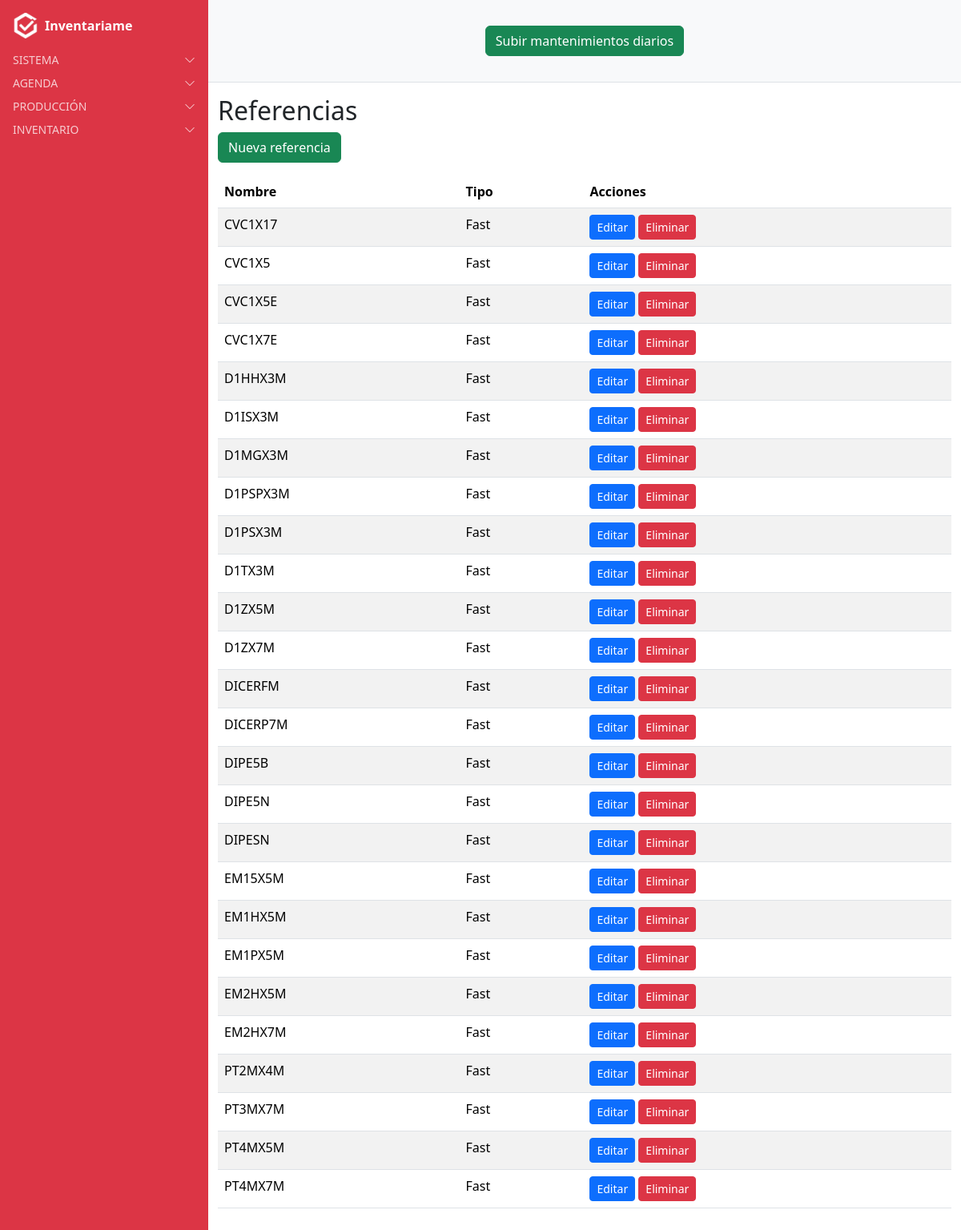
The app's page /referencias/referencias/ (signed in) with its own data.
### referencias/models.py (models this page shows, shortened)
class Referencia(models.Model):
    nombre = models.CharField(max_length=150)
    tipo = models.ForeignKey(Tipo, on_delete=models.CASCADE, related_name="referencias")
    class Meta:
        verbose_name = "Referencia"
        verbose_name_plural = "Referencias"
        ordering = ["nombre"]

class Tipo(models.Model):
    nombre = models.CharField(max_length=50)
    class Meta:
        verbose_name = "Tipo"
        verbose_name_plural = "Tipos"

### referencias/views.py (the view)
# urls.py: path("referencias/", views.referencia_list, name="referencia_list"),
@login_required
def referencia_list(request):
    referencias = Referencia.objects.select_related("tipo").all()
    return render(request, "referencias/referencia_list.html", {"referencias": referencias})

### users/context_processors.py (called while the page is built)
def alertas_processor(request):
    if not request.user.is_authenticated:
        return {}
    ahora = timezone.now()
    proximas_con_recordatorio = Cita.objects.filter(
        usuario=request.user, recordatorio=True,
        fecha__gte=ahora, fecha__lte=ahora + timedelta(days=1)
    )
    if proximas_con_recordatorio.exists():
        return {"alertas": f"Tienes {proximas_con_recordatorio.count()} cita(s) con recordatorio en 24h"}
    return {}

### referencias/templates/referencias/referencia_list.html
{% extends "base.html" %}
{% block content_authenticated %}
<h2>Referencias</h2>
<a href="{% url 'referencia_nuevo' %}" class="btn btn-success mb-3">Nueva referencia</a>
<table class="table table-striped">
  <thead>
    <tr>
      <th>Nombre</th>
      <th>Tipo</th>
      <th>Acciones</th>
    </tr>
  </thead>
  <tbody>
    {% for ref in referencias %}
    <tr>
      <td>{{ ref.nombre }}</td>
      <td>{{ ref.tipo.nombre }}</td>
      <td>
        <a href="{% url 'referencia_editar' ref.pk %}" class="btn btn-primary btn-sm">Editar</a>
        <a href="{% url 'referencia_eliminar' ref.pk %}" class="btn btn-danger btn-sm">Eliminar</a>
      </td>
    </tr>
    {% empty %}
    <tr>
      <td colspan="5">No hay referencias registradas.</td>
    </tr>
    {% endfor %}
  </tbody>
</table>
{% endblock %}

### records on screen
Referencia: nombre "CVC1X17", tipo.nombre "Fast"
Referencia: nombre "CVC1X5", tipo.nombre "Fast"
Referencia: nombre "CVC1X5E", tipo.nombre "Fast"
Referencia: nombre "CVC1X7E", tipo.nombre "Fast"
Referencia: nombre "D1HHX3M", tipo.nombre "Fast"
Referencia: nombre "D1ISX3M", tipo.nombre "Fast"
Referencia: nombre "D1MGX3M", tipo.nombre "Fast"
Referencia: nombre "D1PSPX3M", tipo.nombre "Fast"
Referencia: nombre "D1PSX3M", tipo.nombre "Fast"
Referencia: nombre "D1TX3M", tipo.nombre "Fast"
Referencia: nombre "D1ZX5M", tipo.nombre "Fast"
Referencia: nombre "D1ZX7M", tipo.nombre "Fast"
Referencia: nombre "DICERFM", tipo.nombre "Fast"
Referencia: nombre "DICERP7M", tipo.nombre "Fast"
Referencia: nombre "DIPE5B", tipo.nombre "Fast"
Referencia: nombre "DIPE5N", tipo.nombre "Fast"
Referencia: nombre "DIPESN", tipo.nombre "Fast"
Referencia: nombre "EM15X5M", tipo.nombre "Fast"
Referencia: nombre "EM1HX5M", tipo.nombre "Fast"
Referencia: nombre "EM1PX5M", tipo.nombre "Fast"
Referencia: nombre "EM2HX5M", tipo.nombre "Fast"
Referencia: nombre "EM2HX7M", tipo.nombre "Fast"
Referencia: nombre "PT2MX4M", tipo.nombre "Fast"
Referencia: nombre "PT3MX7M", tipo.nombre "Fast"
Referencia: nombre "PT4MX5M", tipo.nombre "Fast"
Referencia: nombre "PT4MX7M", tipo.nombre "Fast"
